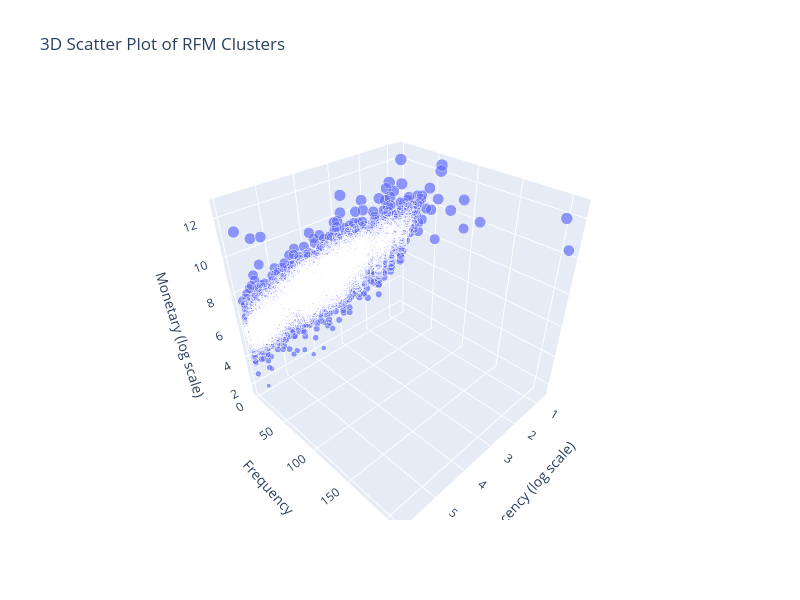

The notebook cell saved with this chart:
### Code cell
fig= px.scatter_3d(rfm, x=np.log1p(rfm['Recency']), y="Frequency", z=np.log1p(rfm['Monetary']), size=np.log1p(rfm['Monetary']), size_max=20,
                   labels={'x': 'Recency (log scale)', 'y': 'Frequency (log scale)', 'z': 'Monetary (log scale)'}, 
                   title='3D Scatter Plot of RFM Clusters', width=800, height=600) # Create a 3D scatter plot of the RFM clusters
fig.show() # Display the plot

### Figure 1 — Plotly figure (JSON) as saved in the notebook; plotly's stock layout.template omitted (floating-point values rounded to 4 significant figures; data arrays with more than 128 entries replaced by an {"elided": "..."} marker saying what was removed)
{"data": [{"hovertemplate": "Recency (log scale)=%{x}<br>Frequency=%{y}<br>Monetary (log scale)=%{z}<br>size=%{marker.size}<extra></extra>", "legendgroup": "", "marker": {"color": "#636efa", "size": {"elided": "4338 float values"}, "sizemode": "area", "sizeref": 0.03136, "symbol": "circle"}, "mode": "markers", "name": "", "scene": "scene", "showlegend": false, "type": "scatter3d", "x": {"elided": "4338 float values"}, "y": {"elided": "4338 int values"}, "z": {"elided": "4338 float values"}}], "layout": {"height": 600, "legend": {"itemsizing": "constant", "tracegroupgap": 0}, "scene": {"domain": {"x": [0, 1], "y": [0, 1]}, "xaxis": {"title": {"text": "Recency (log scale)"}}, "yaxis": {"title": {"text": "Frequency"}}, "zaxis": {"title": {"text": "Monetary (log scale)"}}}, "title": {"text": "3D Scatter Plot of RFM Clusters"}, "width": 800}}
